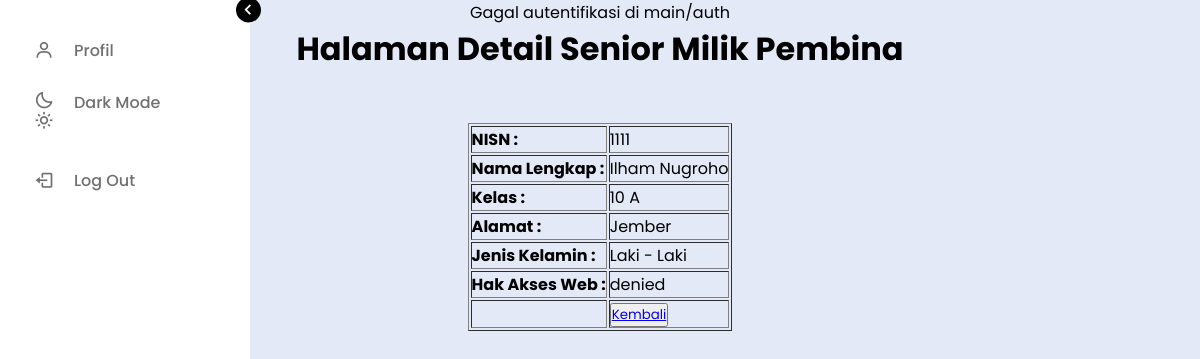
/pembina/menu_manajemen_detail_senior.php?nisn=1111, run on an earlier commit of the app's database.
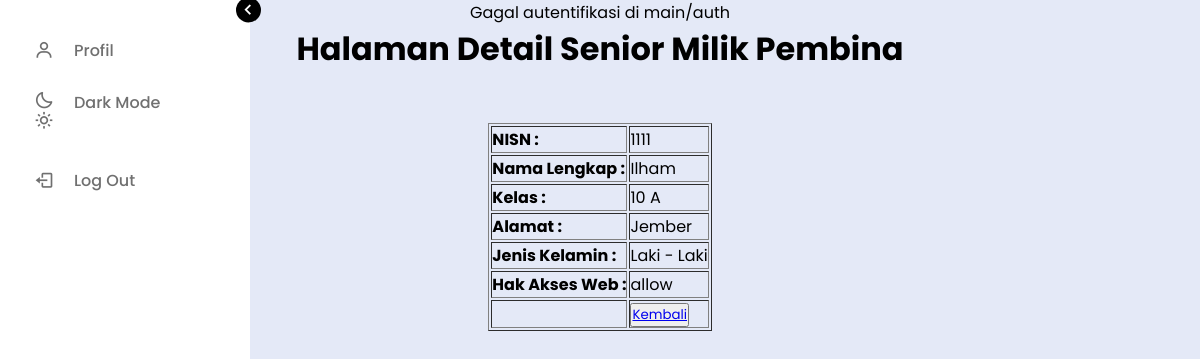
And on a later commit of the database.
### tables this page shows
CREATE TABLE `siswa` (
  `nisn` int(11) NOT NULL,
  `kelas_id` int(11) NOT NULL,
  `nama` varchar(255) DEFAULT NULL,
  `gender` enum('L','P') DEFAULT NULL,
  `alamat` varchar(255) DEFAULT NULL,
  `email` varchar(255) DEFAULT NULL,
  `no_hp` varchar(15) NOT NULL,
  `foto` varchar(255) NOT NULL,
  `password` varchar(255) DEFAULT NULL,
  `status` enum('aktif','tidak') DEFAULT NULL,
  `role` enum('junior','senior','purna') DEFAULT NULL,
  `level` enum('allow','denied') DEFAULT NULL
);

CREATE TABLE `kelas` (
  `id_kelas` int(11) NOT NULL,
  `nama` varchar(255) DEFAULT NULL
);

### pembina/menu_manajemen_detail_senior.php (the view, shortened to what this page needs)
<!DOCTYPE html>
<html lang="en">
<head>
</head>
<body>
    <?php
    include "../main/menu.php"
    ?>
    <h1>Halaman Detail Senior Milik Pembina</h1>
    <div>
    </div>
    <br>
    <div class="card-body-table-menu-manajemen-akun-senior">
        <table class="table" border="1">
            <?php
                $nisn = $_GET['nisn'];
                $query = mysqli_query($db, "SELECT siswa.nisn, siswa.nama, kelas.nama AS kelas, siswa.alamat, siswa.gender, siswa.level FROM siswa join kelas on siswa.kelas_id = kelas.id_kelas WHERE siswa.nisn = '$nisn'");
                while ($a = mysqli_fetch_assoc($query)) {
                    $nisnSiswa = $_SESSION['nisnSiswa'] = $a['nisn'];
                    $namaSiswa = $_SESSION['namaSiswa'] = $a['nama'];
                    $kelasSiswa = $_SESSION['kelasSiswa'] = $a['kelas'];
                    $alamatSiswa = $_SESSION['alamatSiswa'] = $a['alamat'];
                    $genderSiswa = $_SESSION['genderSiswa'] = $a['gender'];
                    $levelSiswa = $_SESSION['levelSiswa'] = $a['level'];
                    if($genderSiswa == 'L'){
                        $genderSiswa = "Laki - Laki";
                    }else{
                        $genderSiswa = "Perempuan";
                    }
            ?>
            <tr>
                <th><label>NISN :</label></th>
                <td><p class="p"><?=$nisnSiswa?></p></td>
            </tr>
            <tr>
                <th><label>Nama Lengkap :</label></th>
                <td><p class="p"><?=$namaSiswa?></p></td>
            </tr>
            <tr>
                <th><label>Kelas :</label></th>
                <td><p class="p"><?=$kelasSiswa?></p></td>
            </tr>
            <tr>
                <th><label>Alamat :</label></th>
                <td><p class="p"><?=$alamatSiswa?></p></td>
            </tr>
            <tr>
                <th><label>Jenis Kelamin :</label></th>
                <td><p class="p"><?=$genderSiswa?></p></td>
            </tr>
            <tr>
                <th><label>Hak Akses Web :</label></th>
                <td><p class="p"><?=$levelSiswa?></p></td>
            </tr>
            <tr>
                <th></th>
                <td><button><a href="./menu_manajemen_akun_senior.php">Kembali</a></button></td>
            </tr>
            <?php } ?>
        </table>
    </div>
</body>
</html>

What changed in the data, as far as the page shows it:
changed siswa "Jember": nama "Ilham Nugroho" → "Ilham"; level "denied" → "allow"
